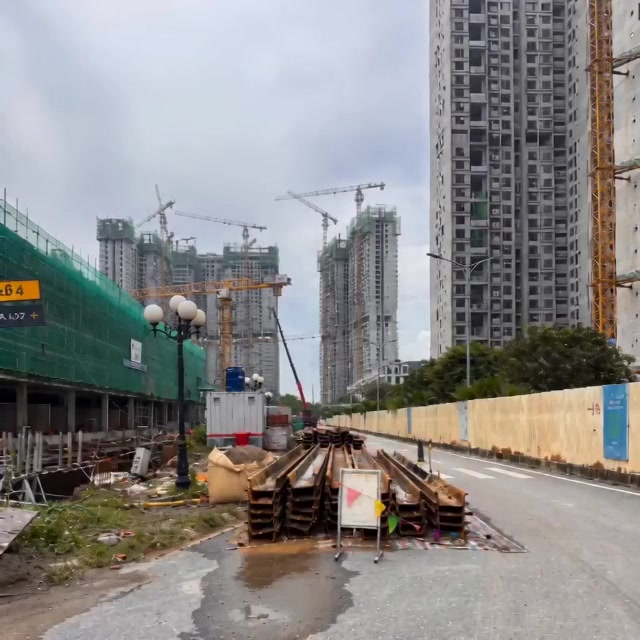
#> input picture backend-ai/data/cam03_atgt_demo/materials_scene.jpg, 640 x 640 px, given in place of IMG_0355_2-f705540c-6252-42ab-a001-873d103519de.png, which was not available
$ python seed_cam04_manual_labels.py
#> lines starting #> are read from the running program, lines starting #| are printed output that depends on the picture; after the words box and inside, x2 and y2 are one past the last pixel; in counts of white or black regions, pixels touching at a corner belong together; pictures that were not available may be replaced by others from this repository, and a replacement may not be noted
#!/usr/bin/env python3
"""Gắn nhãn thủ công Cam04 demo — đọc bbox từ ảnh user bôi màu (orange/yellow/green)."""

from __future__ import annotations

import json
import shutil
import sys
from pathlib import Path

import cv2
import numpy as np

ROOT = Path(__file__).resolve().parents[1]
sys.path.insert(0, str(ROOT))

from app.auto_train.dataset import _bbox_to_yolo_line, write_dataset_yaml
from app.auto_train.tasks import TASKS

ASSETS = Path("/Users/duncannguyen/.cursor/projects/Users-duncannguyen-Desktop-Vifence-CMS/assets")
DEMO_DIR = ROOT / "data" / "cam04_demo"
AT_DIR = ROOT / "data" / "auto_train" / "crane_machinery"
CLASS = {"tower_crane": 0, "crane_green": 1, "sany_drill": 2}

FRAMES = [
    {
        "key": "0355",
        "clean": ASSETS / "IMG_0355_2-f705540c-6252-42ab-a001-873d103519de.png",
        "ann": ASSETS / "IMG_0355_2-ad0bb1fb-0c30-4035-919c-55fdfd03c188.png",
        "boxes": None,
    },
    {
        "key": "0360",
        "clean": ASSETS / "IMG_0360-ac1ba99d-848d-4127-8e35-ecea98a865ec.png",
        "ann": ASSETS / "IMG_0360-43e274ad-2a62-4e75-9412-8d57ba696ef9.png",
        "boxes": None,
    },
    {
        "key": "0359",
        "clean": ASSETS / "IMG_0359-8be9a0e9-16e1-4805-8865-4874dbb78910.png",
        "ann": ASSETS / "IMG_0359-a32b2fdc-28ab-4e5b-bd88-e164c4ef5fd1.png",
        "boxes": None,
    },
]


def _boxes_from_annotation(ann_path: Path, clean_path: Path) -> dict[str, list[int]]:
    ann = cv2.imread(str(ann_path))
    clean = cv2.imread(str(clean_path))
    if ann is None or clean is None:
        raise FileNotFoundError(f"Missing image: {ann_path} / {clean_path}")
    h, w = ann.shape[:2]
    diff = cv2.absdiff(ann, clean)
    m = np.max(diff, axis=2) > 25
    hsv = cv2.cvtColor(ann, cv2.COLOR_BGR2HSV)
    H, S, V = cv2.split(hsv)

    def pick(lo: int, hi: int) -> tuple[int, int, int, int]:
        mask = ((H >= lo) & (H <= hi) & m & (S > 60) & (V > 100)).astype(np.uint8) * 255
        mask = cv2.dilate(mask, cv2.getStructuringElement(cv2.MORPH_RECT, (9, 9)), 2)
        cnts, _ = cv2.findContours(mask, cv2.RETR_EXTERNAL, cv2.CHAIN_APPROX_SIMPLE)
        best = None
        best_area = 0
        for ctn in cnts:
            area = cv2.contourArea(ctn)
            if area < 1200:
                continue
            x, y, bw, bh = cv2.boundingRect(ctn)
            if area > best_area:
                best_area = area
                best = (x, y, x + bw, y + bh)
        if best is None:
            raise RuntimeError(f"No annotation box for hue {lo}-{hi} in {ann_path.name}")
        return best

    return {
        "sany_drill": list(pick(5, 18)),
        "tower_crane": list(pick(19, 34)),
        "crane_green": list(pick(35, 95)),
    }


def _write_yolo(stem: str, img: np.ndarray, boxes: dict[str, list[int]]) -> None:
    h, w = img.shape[:2]
    lines: list[str] = []
    for cls_name, box in boxes.items():
        line = _bbox_to_yolo_line(CLASS[cls_name], tuple(box), w, h)
        if line:
            lines.append(line)
    ok, buf = cv2.imencode(".jpg", img, [int(cv2.IMWRITE_JPEG_QUALITY), 92])
    if not ok:
        raise RuntimeError(f"encode failed: {stem}")
    (AT_DIR / "images" / f"{stem}.jpg").write_bytes(buf.tobytes())
    (AT_DIR / "labels" / f"{stem}.txt").write_text("\n".join(lines), encoding="utf-8")


def _augment(img: np.ndarray, labels_path: Path, stem: str) -> None:
    h, w = img.shape[:2]
    lines = labels_path.read_text(encoding="utf-8").strip().splitlines()
    flipped = cv2.flip(img, 1)
    flipped_lines: list[str] = []
    for line in lines:
        cls_id, cx, cy, bw, bh = line.split()
        cx_f = 1.0 - float(cx)
        flipped_lines.append(f"{cls_id} {cx_f:.6f} {cy} {bw} {bh}")
    ok, buf = cv2.imencode(".jpg", flipped, [int(cv2.IMWRITE_JPEG_QUALITY), 90])
    (AT_DIR / "images" / f"{stem}.jpg").write_bytes(buf.tobytes())
    (AT_DIR / "labels" / f"{stem}.txt").write_text("\n".join(flipped_lines), encoding="utf-8")


def main() -> None:
    DEMO_DIR.mkdir(parents=True, exist_ok=True)
    frames_out: list[dict] = []

    for spec in FRAMES:
        key = spec["key"]
        clean_path = Path(spec["clean"])
        img = cv2.imread(str(clean_path))
#> img is the input picture: shape (640, 640, 3); mean B, G, R 135.7, 136.4, 138.2
        if img is None:
            raise FileNotFoundError(clean_path)
        h, w = img.shape[:2]
#> h = 640; w = 640

        if spec["ann"] is not None:
            boxes = _boxes_from_annotation(Path(spec["ann"]), clean_path)
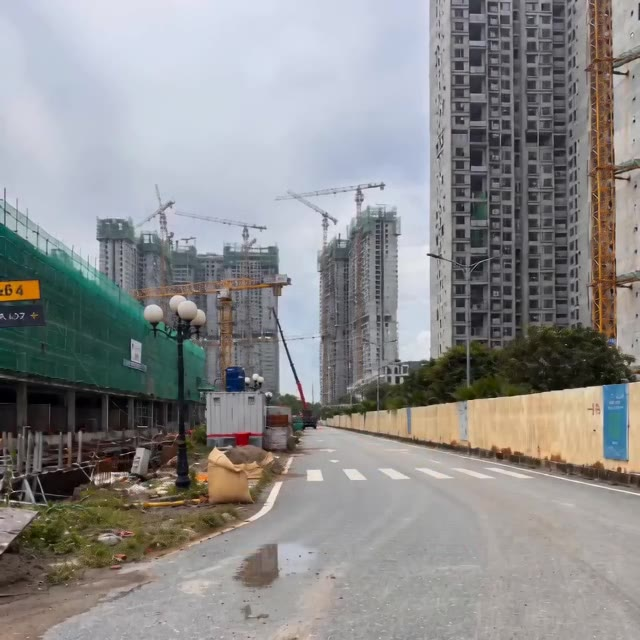
#> input picture backend-ai/data/cam03_atgt_demo/no_lane_scene.jpg, 640 x 640 px, given in place of IMG_0355_2-ad0bb1fb-0c30-4035-919c-55fdfd03c188.png, which was not available
#> in _boxes_from_annotation, ann is the input picture: shape (640, 640, 3); mean B, G, R 140.2, 140.2, 140.7
#> in _boxes_from_annotation, `m = np.max(diff, axis=2) > 25`:
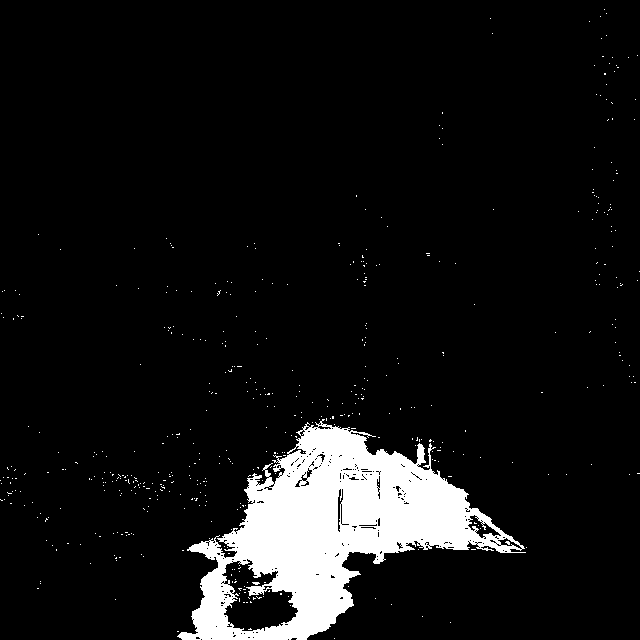
#> m: shape (640, 640) bool; 7.9% white; 506 white regions (505 under 20 px), largest, box (x1, y1, x2, y2) and area: (177, 419, 526, 640) 31684
#> in _boxes_from_annotation, `hsv = cv2.cvtColor(ann, cv2.COLOR_BGR2HSV)`: hsv: shape (640, 640, 3); mean H, S, V 73.1, 40.4, 150.3
#> in _boxes_from_annotation, `H, S, V = cv2.split(hsv)`:
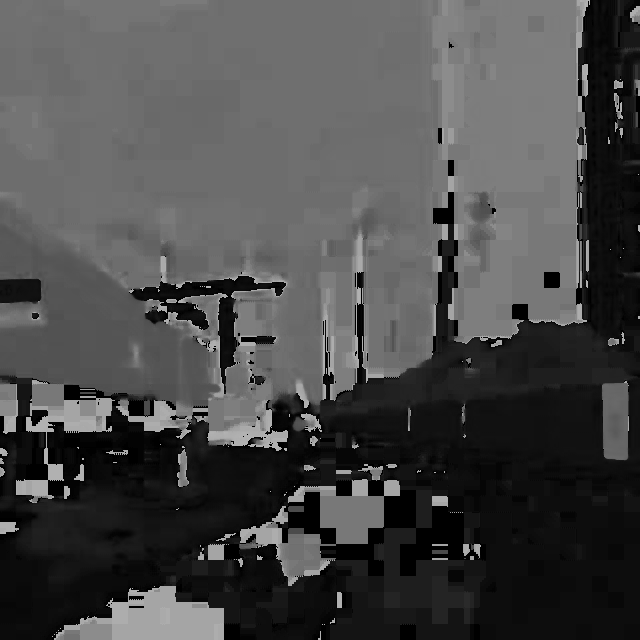
#> H: shape (640, 640); min 0, max 179, mean 73.1
#> in _boxes_from_annotation, `H, S, V = cv2.split(hsv)`:
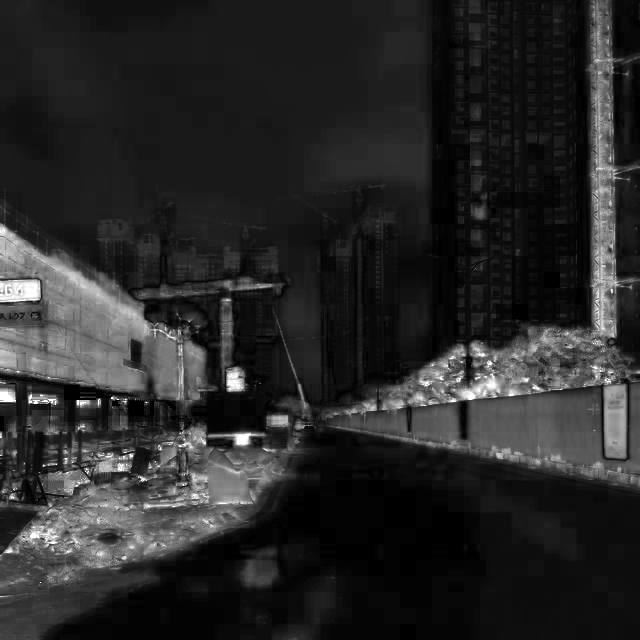
#> S: shape (640, 640); min 0, max 255, mean 40.4
#> in _boxes_from_annotation, `H, S, V = cv2.split(hsv)`:
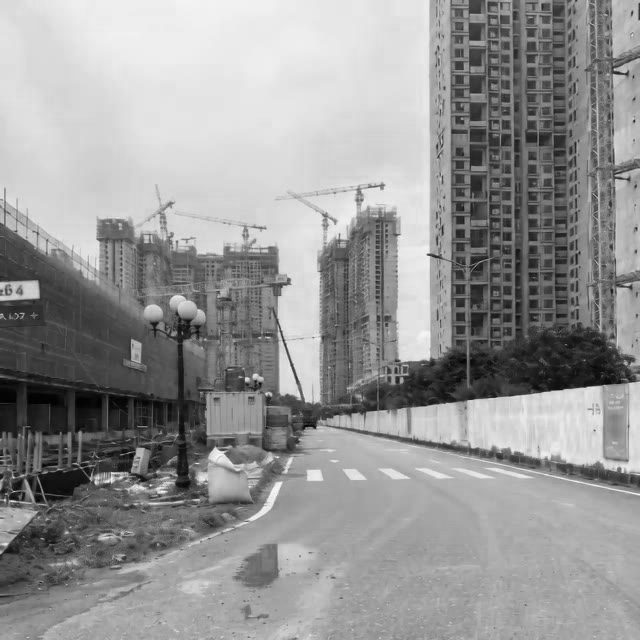
#> V: shape (640, 640); min 0, max 249, mean 150.3
#> in pick, `mask = ((H >= lo) & (H <= hi) & m & (S > 60) & (V > 100)).astype(np.ui..`: mask: shape (640, 640); 0.16% white in thin lines or dots, all inside (x1, y1, x2, y2) = (2, 9, 640, 584)
#> in pick, `mask = cv2.dilate(mask, cv2.getStructuringElement(cv2.MORPH_RECT, (9, ..`:
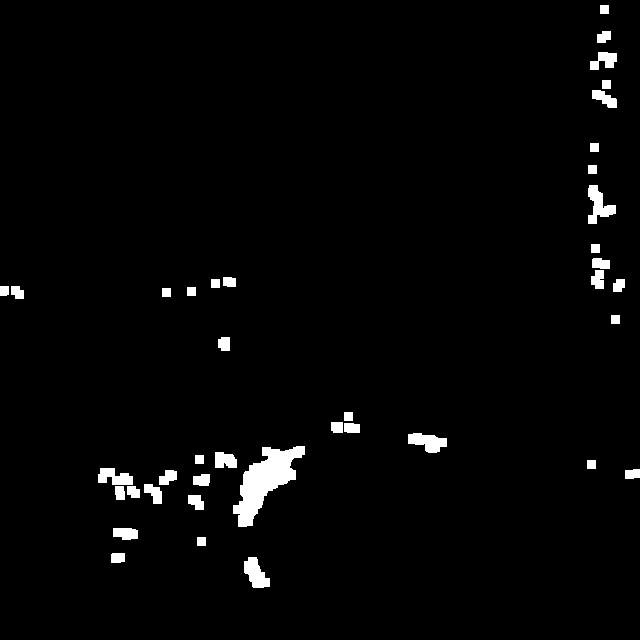
#> mask: shape (640, 640); 2.3% white; 40 white regions
#> in pick, `cnts, _ = cv2.findContours(mask, cv2.RETR_EXTERNAL, cv2.CHAIN_APPROX_S..`: cnts = 40 contours; largest, box (x1, y1, x2, y2) and area: (233, 446, 305, 527) 2412, (588, 185, 616, 224) 477, (244, 557, 270, 588) 449, (408, 433, 447, 453) 447, (98, 468, 133, 485) 351
#> the loop in pick, `for ctn in cnts:` made 40 passes
#> (area, x, y, bw, bh, best_area, best) on pass 16: (2412.5, 233, 446, 72, 81, 2412.5, (233, 446, 305, 527))
#> area on passes 1, 2, 4, 5, 6, 7: 449, 113, 224, 155.5, 109, 108
#> after the loop in pick, `for ctn in cnts:`: best_area = 2412.5
#> call 2 of pick, with lo = 19, hi = 34
#> in pick (call 2), `mask = ((H >= lo) & (H <= hi) & m & (S > 60) & (V > 100)).astype(np.ui..`: mask: shape (640, 640); 0.03% white in thin lines or dots, all inside (x1, y1, x2, y2) = (45, 392, 542, 557)
#> in pick (call 2), `mask = cv2.dilate(mask, cv2.getStructuringElement(cv2.MORPH_RECT, (9, ..`:
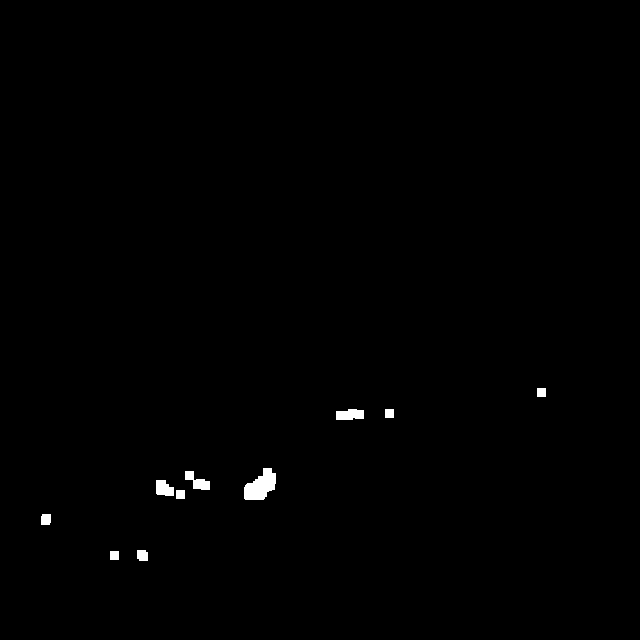
#> mask: shape (640, 640); 0.48% white; 10 white regions
#> in pick (call 2), `cnts, _ = cv2.findContours(mask, cv2.RETR_EXTERNAL, cv2.CHAIN_APPROX_S..`: cnts = 10 contours; largest, box (x1, y1, x2, y2) and area: (244, 468, 276, 500) 610, (336, 409, 364, 420) 227, (185, 471, 210, 490) 206, (156, 480, 174, 496) 200, (137, 550, 148, 561) 93
#> the loop in pick (call 2), `for ctn in cnts:` made 10 passes
#> area on passes 2, 3, 5, 6, 7, 9: 93, 87, 200, 205.5, 610.5, 227
#> (ctn, area) on passes 1, 4, 8, 10: ([[110, 551], [110, 559], [118, 559], [118, 551]], 64), ([[176, 490], [176, 498], [184, 498], [184, 490]], 64), ([[385, 409], [385, 417], [393, 417], [393, 409]], 64), ([[537, 388], [537, 396], [545, 396], [545, 388]], 64)
#> after the loop in pick (call 2), `for ctn in cnts:`: best_area = 0
        else:
            boxes = spec["boxes"]
        assert boxes is not None

        demo_png = DEMO_DIR / f"{key}.png"
        shutil.copy2(clean_path, demo_png)
        stem = f"cam04_manual_{key}"
        _write_yolo(stem, img, boxes)
        _augment(img, AT_DIR / "labels" / f"{stem}.txt", f"{stem}_flip")

        frames_out.append({"file": f"{key}.png", "width": w, "height": h, "boxes": boxes})
        print(key, boxes)

    (DEMO_DIR / "labels.json").write_text(
        json.dumps({"frames": frames_out}, indent=2, ensure_ascii=False),
        encoding="utf-8",
    )

    # Train/val chỉ dùng 6 ảnh nhãn tay (3 gốc + 3 flip)
    manual = sorted((AT_DIR / "images").glob("cam04_manual_*.jpg"))
    train_files = [p for p in manual if "_flip" not in p.stem]
    val_files = [p for p in manual if "_flip" in p.stem]
    (AT_DIR / "train_manual.txt").write_text(
        "\n".join(str(p.resolve()) for p in train_files),
        encoding="utf-8",
    )
    (AT_DIR / "val_manual.txt").write_text(
        "\n".join(str(p.resolve()) for p in val_files),
        encoding="utf-8",
    )

    names = TASKS["crane_machinery"].classes
    names_block = "\n".join(f"  {i}: {name}" for i, name in enumerate(names))
    (AT_DIR / "dataset_manual.yaml").write_text(
        f"train: {(AT_DIR / 'train_manual.txt').resolve()}\n"
        f"val: {(AT_DIR / 'val_manual.txt').resolve()}\n"
        f"names:\n{names_block}\n",
        encoding="utf-8",
    )
    write_dataset_yaml("crane_machinery", TASKS["crane_machinery"])
    print("manual dataset ready:", len(train_files), "train,", len(val_files), "val")


if __name__ == "__main__":
#> (the run stopped early here; a loop or call above may not have finished)
